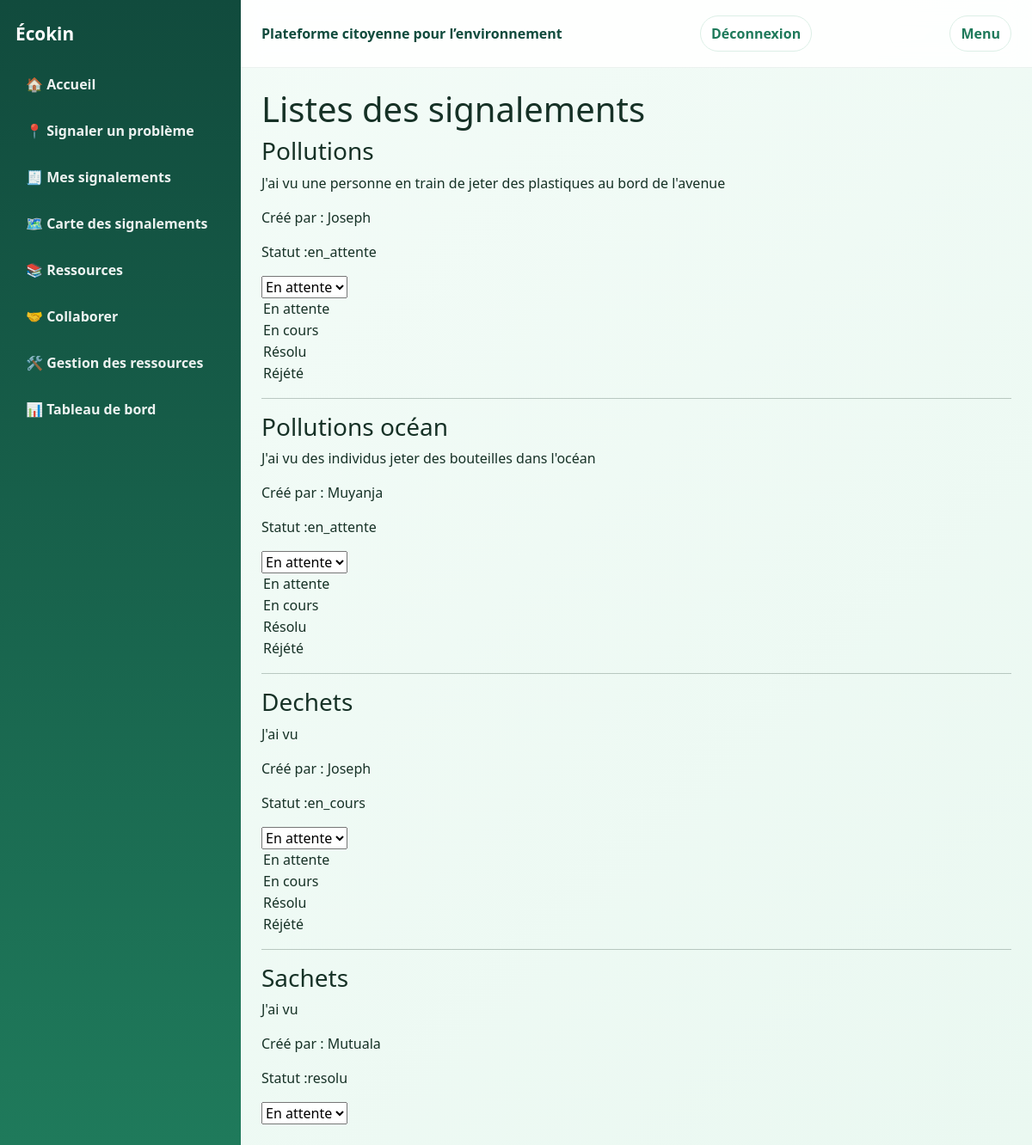
Page /signalements/autorite/ (signed in) on the committed database.
### signalements/models.py (models this page shows, shortened)
class Signalements(models.Model):
    STATUT_CHOICES = [
        ('en_attente', 'En attente'),
        ('en_cours', 'En cours'),
        ('resolu', 'Résolu'),
        ('rejete', 'Rejeté'),
    ]
    titre = models.CharField(max_length=200, help_text="Entrez le titre du signalement")
    description = models.TextField()
    photo = models.ImageField(upload_to = 'signalements/', blank=True, null=True)
    latitude = models.DecimalField(max_digits= 9, decimal_places= 6)
    longitude = models.DecimalField(max_digits= 9, decimal_places= 6)
    statut = models.CharField(max_length=20, choices=STATUT_CHOICES, default='en_attente')
    date_creation = models.DateField(auto_now_add= True)
    utilisateur = models.ForeignKey(settings.AUTH_USER_MODEL, on_delete=models.CASCADE, related_name = 'signalements')

### accounts/models.py (models this page shows, shortened)
class Utilisateur(AbstractUser):
    ROLE_CHOICES = [
        ('citoyens', 'Citoyens'),
        ('autorités', 'Autorités'),
        ('ong', 'Ong'),
        ('admin', 'Administrateur'),
    ]
    telephone = models.CharField(max_length= 50, blank=True, help_text="Entrez votre numero ici")
    adresse = models.CharField(max_length= 255, blank=True, help_text="Entrez votre adresse ici")
    photo = models.ImageField(upload_to='profils/', blank=True, null=True)
    role = models.CharField(max_length=20, choices=ROLE_CHOICES, default='citoyens')

### signalements/views.py (the view)
# urls.py: path('autorite/', views.liste_signalements_autorite, name='liste_autorite'),
@login_required
def liste_signalements_autorite(request):
    signalements = Signalements.objects.all()
    return render(request, "signalements/liste_autorite.html", {"signalements": signalements})

### templates/signalements/liste_autorite.html
{% extends 'base.html' %}
{% block content%}
<h1>Listes des signalements</h2>
    {% for signalement in signalements %}
    <h3>{{ signalement.titre }}</h3>
    <p>{{ signalement.description  }}</p>
    <p> Créé par : {{ signalement.utilisateur.username }}</p>
    <p>Statut :{{ signalement.statut }}</p>
<form method="POST" action="{% url 'changer_statut' signalement.pk %}">
    <select name="statut">
        <option value="en_attente">En attente </option>
        <option value="en_cours">En cours</option>
        <option value="resolu">Résolu</option>
        <option value="rejete">Réjété</option>
    <hr>
    {% empty %}
        <p>Aucun signalements disponible.</p>
    {% endfor %}
{% endblock %}

### templates/base.html (style rules this page uses)
:root { --green-900: #114b3d; --green-700: #1f7a5b; --green-500: #36b37e; --green-100: #eaf8f1; --text: #163126; --muted: #5f786d; --card: #ffffff; --shadow: 0 16px 35px rgba(17, 75, 61, 0.12); }
* { box-sizing: border-box; }
body { margin: 0; font-family: "Segoe UI", Arial, sans-serif; color: var(--text); background: linear-gradient(135deg, #f4fcf8 0%, #eaf8f1 100%); }

### rows in the picture
Signalements: titre "Pollutions", description "J'ai vu une personne en train de jeter des plastiques au bord de l'avenue", utilisateur.username "Joseph", statut "en_attente"
Signalements: titre "Pollutions océan", description "J'ai vu des individus jeter des bouteilles dans l'océan", utilisateur.username "Muyanja", statut "en_attente"
Signalements: titre "Dechets", description "J'ai vu", utilisateur.username "Joseph", statut "en_cours"
Signalements: titre "Sachets", description "J'ai vu", utilisateur.username "Mutuala", statut "resolu"
